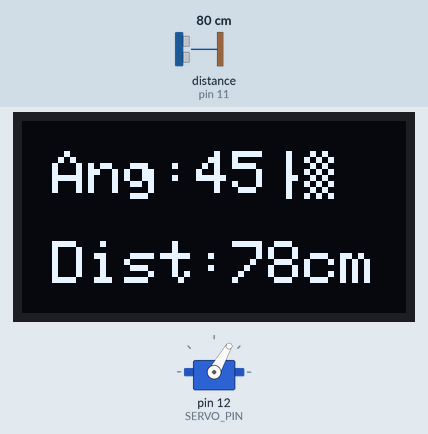
Bench run of a sketch on a simulated Arduino Uno, built with avr-gcc and run on an emulated ATmega328P. Parts: servo, 128×64 one-colour display. Wiring (inferred from the names in the program): ultrasonic range finder: trigger pin 10; echo pin 11. Inputs (shaded band) come from the test bench; at power-on: distance to the obstacle (sensor on pin 11) 80 cm. The echo pulse lasts 58.3 µs per cm.

Above: at 3.2 s.
3.3 s: distance to the obstacle (sensor on pin 11) set to 250 cm
At 3.6 s:
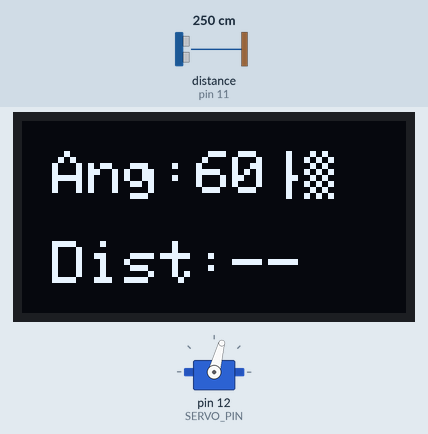
5.2 s: distance to the obstacle (sensor on pin 11) set to 2 cm
At 5.64 s:
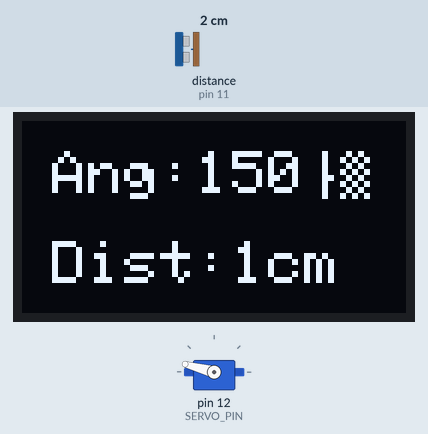
7.3 s: distance to the obstacle (sensor on pin 11) set to 299 cm
At 7.99 s:
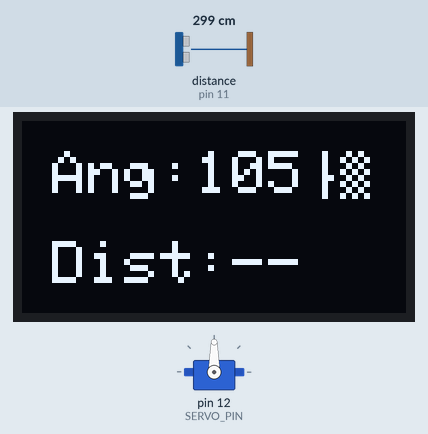
10.3 s: distance to the obstacle (sensor on pin 11) set to 4 cm
At 11.06 s:
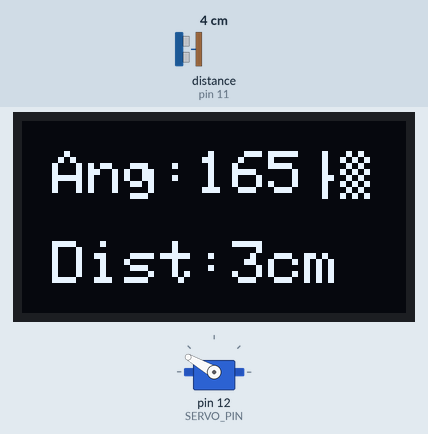
13.3 s: distance to the obstacle (sensor on pin 11) set to 203 cm
At 13.71 s:
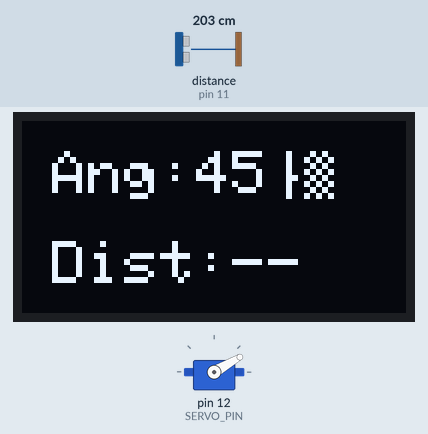
Timing chart, 0 to 17.3 s (numbered marks = the images above; inputs shaded):
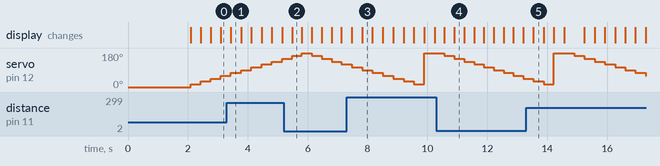

Measured:
- after the input at 3.3 s, the display: changes after 0.14 s (image 1)
- after the input at 5.2 s, the display: changes after 0.28 s (image 2)
- after the input at 7.3 s, the display: first changes after 0.17 s (image 3 shows a later state)
- after the input at 10.3 s, the display: first changes after 0.27 s (image 4 shows a later state)
- after the input at 13.3 s, the display: changes after 0.24 s (image 5)

The sketch:

code14.ino
```cpp
#include <Servo.h>
#include <Wire.h>
#include <Adafruit_GFX.h>
#include <Adafruit_SSD1306.h>

#define SCREEN_WIDTH 128  // Adjust to 64 if your OLED is 128x32
#define SCREEN_HEIGHT 64
#define OLED_RESET    -1
#define OLED_ADDRESS  0x3C  // Common address, change to 0x3D if needed

Adafruit_SSD1306 display(SCREEN_WIDTH, SCREEN_HEIGHT, &Wire, OLED_RESET);

#define TRIG_PIN 10
#define ECHO_PIN 11
#define SERVO_PIN 12

Servo servo;

const int maxDist = 200;  // Maximum distance to consider (in cm)
int angle = 0;
int stepAngle = 15;       // Sweep in larger steps for faster scanning
int dir = 1;

void setup() {
  Serial.begin(9600);

  pinMode(TRIG_PIN, OUTPUT);
  pinMode(ECHO_PIN, INPUT);

  servo.attach(SERVO_PIN);
  servo.write(0);

  if (!display.begin(SSD1306_SWITCHCAPVCC, OLED_ADDRESS)) {
    Serial.println(F("OLED initialization failed!"));
    while (1);
  }

  display.clearDisplay();
  display.setTextSize(1);
  display.setTextColor(SSD1306_WHITE);
  display.setCursor(0, 0);
  display.println(F("Sonar Ready"));
  display.display();
  delay(2000);
}

void loop() {
  // Simple text-based backup display
  int distance = measureDistance();

  display.clearDisplay();
  display.setTextSize(2);
  display.setCursor(10, 10);
  display.print(F("Ang:"));
  display.print(angle);
  display.print(F("°"));

  display.setCursor(10, 40);
  display.print(F("Dist:"));
  if (distance > 0 && distance < maxDist) {
    display.print(distance);
    display.print(F("cm"));
  } else {
    display.print(F("--"));
  }
  display.display();

  // Sweep servo
  angle += dir * stepAngle;
  if (angle >= 180 || angle <= 0) {
    dir = -dir;
    angle = (angle < 0) ? 0 : 180;
  }
  servo.write(angle);

  delay(300);  // Adjust for smoother or faster scanning
}

int measureDistance() {
  digitalWrite(TRIG_PIN, LOW);
  delayMicroseconds(2);
  digitalWrite(TRIG_PIN, HIGH);
  delayMicroseconds(10);
  digitalWrite(TRIG_PIN, LOW);

  long duration = pulseIn(ECHO_PIN, HIGH, 30000);  // Timeout for ~500cm
  if (duration == 0) return -1;  // No echo

  int dist = duration * 0.034 / 2;
  return dist;
}
```
